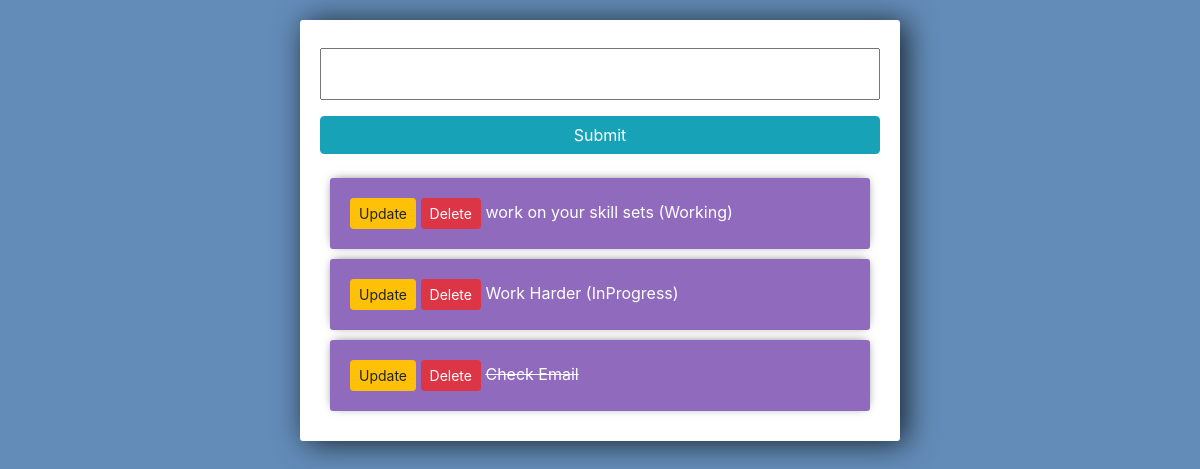
The app's page /, older data.
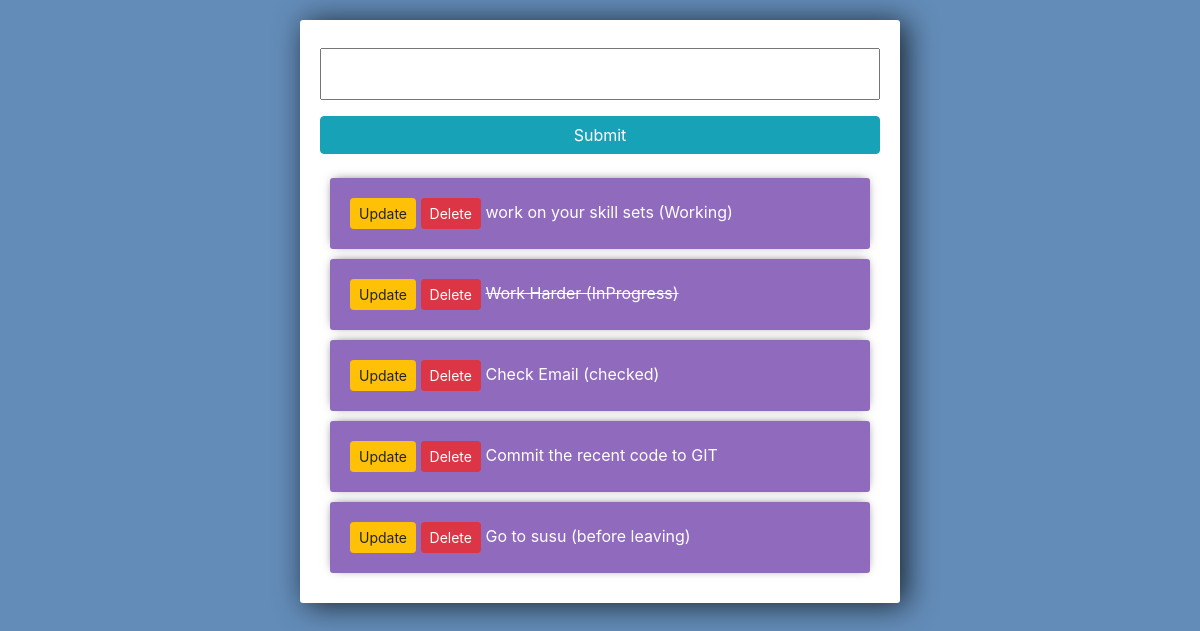
The same page, newer data.
### tasks/models.py (models this page shows)
class Task(models.Model):
    title = models.CharField(max_length = 200)
    completed = models.BooleanField(default=True)
    created = models.DateTimeField(auto_now_add=True)
    def __str__ (self):
        return self.title

### tasks/views.py (the view)
# urls.py: path('', views.index, name="list"),
def index(request):
    tasks = Task.objects.all()
    form = TaskForm()
    if request.method == 'POST':
        form = TaskForm(request.POST)
        if form.is_valid():
            form.save()
        return redirect('/')
    context = {'tasks': tasks, 'form': form}
    return render(request, 'tasks/list.html', context)

### tasks/forms.py
class TaskForm(forms.ModelForm):
    class Meta:
        model = Task
        fields = '__all__'

### tasks/templates/tasks/list.html (shortened to what this page needs)
<link rel="stylesheet" href="https://stackpath.bootstrapcdn.com/bootstrap/4.3.1/css/bootstrap.min.css">
<div class="center-column">
<form method="POST" action="/">
{{form.title}}
<input class="btn btn-info" type="submit" name="Create Task">
</form>
<div class="todo-list">
{% for task in tasks %}
<div class="item-row">
   <a class="btn btn-sm btn-warning" href="{% url 'update_task' task.id %}">Update</a>
   <a class="btn btn-sm btn-danger" href="{% url 'delete' task.id %}">Delete</a>
   {% if task.completed == True %}
   <span><del>{{task}}</del></span>
   {% else %}
   <span>{{task}}</span>
   {% endif %}
</div>
{% endfor %}
</div>
</div>

### tasks/templates/tasks/list.html (style rules this page uses)
input { width: 100%; padding: 12px 20px; margin: 8px 0; box-sizing: border-box; }
input::placeholder { color: #d3d3d3; }
.center-column { width:600px; margin: 20px auto; padding:20px; background-color: #fff; border-radius: 3px; box-shadow: 6px 2px 30px 0px rgba(0,0,0,0.75); }
.item-row { background-color: #906abd; margin: 10px; padding: 20px; border-radius: 3px; color: #fff; font-size: 16px; box-shadow: 0px -1px 10px -4px rgba(0,0,0,0.75); }

Row changes from the older to the newer data that the page shows:
changed Task "Work Harder (InProgress)": completed False → True (drawn)
changed Task: completed True → False (drawn); title "Check Email" → "Check Email (checked)"
added Task: title "Commit the recent code to GIT"
added Task: title "Go to susu (before leaving)"
